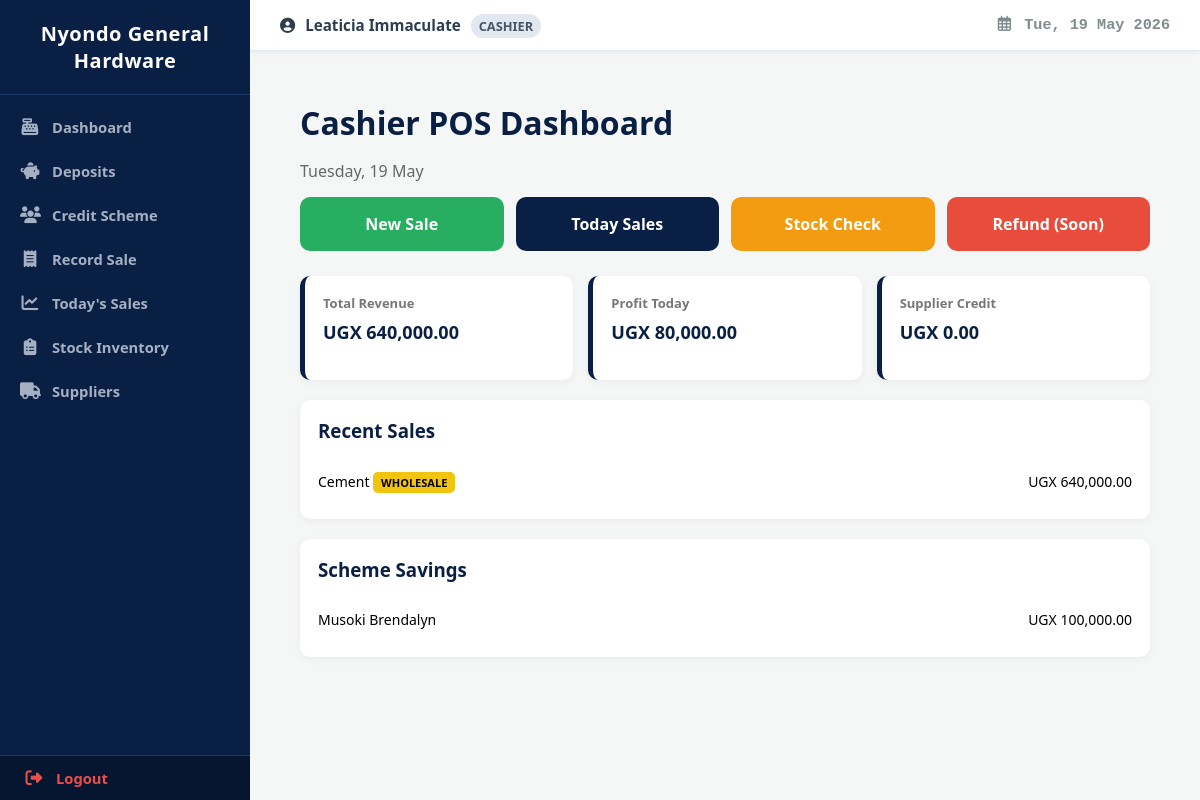
The app's page /cashier_dashboard/ (signed in), older data.
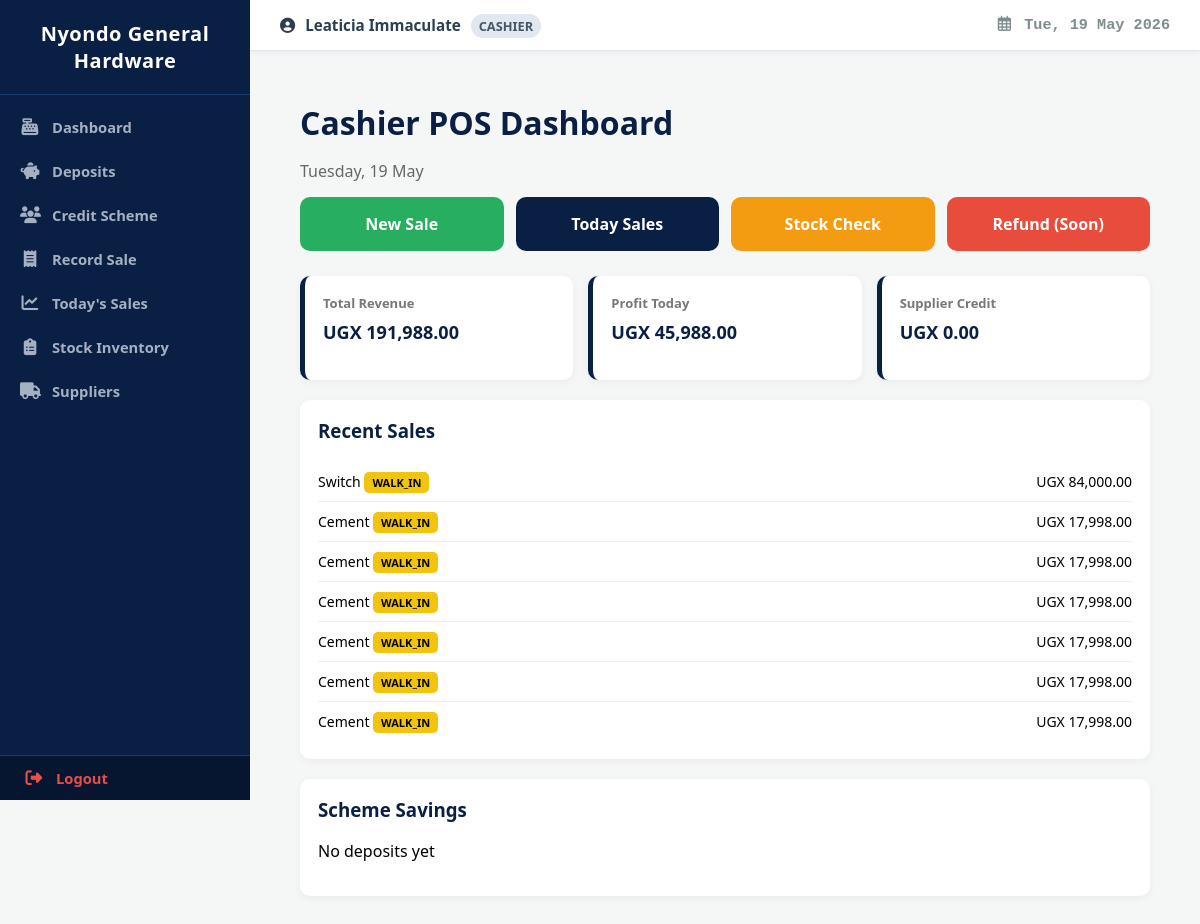
The same page, newer data.
### web/models.py (models this page shows, shortened)
class Sale(models.Model):
    SALE_TYPES = (
        ('WALK_IN', 'Walk-In'),
        ('WHOLESALE', 'Wholesale'),
        ('SCHEME', 'Scheme Pickup'),
    )
    sale_type = models.CharField(max_length=20, choices=SALE_TYPES, default='WALK_IN')
    item = models.ForeignKey(StockItem, on_delete=models.CASCADE)
    quantity = models.PositiveIntegerField()
    total_price = models.DecimalField(max_digits=12, decimal_places=0)
    customer_name = models.CharField(max_length=100, default="Walk-in")
    member_nin = models.CharField(max_length=14, validators=[ugandan_nin_rule], blank=True, null=True)
    delivery_fee = models.DecimalField(max_digits=10, decimal_places=0, default=0)
    date_sold = models.DateTimeField(auto_now_add=True)
    distance = models.FloatField(default=0.0)
    user = models.ForeignKey(settings.AUTH_USER_MODEL, on_delete=models.SET_NULL, null=True, blank=True)

class StockItem(models.Model):
    name = models.CharField(max_length=100)
    category = models.ForeignKey(Category, on_delete=models.CASCADE)
    unit = models.CharField(max_length=20) # e.g., Bags, Pieces, Bundles
    quantity = models.IntegerField(default=0)
    unit_cost = models.DecimalField(max_digits=12, decimal_places=0)
    selling_price = models.DecimalField(max_digits=12, decimal_places=0)
    reorder_level = models.IntegerField(default=5)
    specifications = models.TextField(blank=True, null=True)
    supplier = models.ForeignKey(Supplier, on_delete=models.CASCADE, related_name="items")

class SalaryEarner(models.Model):
    national_id_name = models.CharField(max_length=100)
    nin_number = models.CharField(max_length=14, unique=True, validators=[ugandan_nin_rule])
    phone_number = models.CharField(max_length=15, validators=[ugandan_phone_rule])
    workplace = models.CharField(max_length=100, blank=True, null=True)
    target_product = models.ForeignKey(Item, on_delete=models.CASCADE, null=True, blank=True)
    target_quantity = models.PositiveIntegerField(default=1)
    target_amount = models.DecimalField(max_digits=12, decimal_places=0, default=0)
    credit_balance = models.DecimalField(max_digits=12, decimal_places=0, default=0)

### web/views.py (the view)
# urls.py: path('cashier_dashboard/', views.cashier_dashboard, name="cashier_dashboard"),
@login_required
def cashier_dashboard(request):
    today = timezone.now().date()
    all_sales = Sale.objects.all()
    total_revenue = all_sales.aggregate(total=Sum('total_price'))['total'] or 0
    total_profit = sum(
        sale.total_price - (sale.item.unit_cost * sale.quantity)
        for sale in all_sales
    )
    supplier_credit = Supplier.objects.aggregate(total=Sum('credit'))['total'] or 0
    context = {
        'total_revenue': total_revenue,
        'total_profit': total_profit,
        'supplier_credit': supplier_credit,
        'sales_log': all_sales.order_by('-date_sold')[:10],
        'scheme_summary': Deposit.objects.values('salary_earner__national_id_name').annotate(total=Sum('amount')),
        'today': today
    }
    return render(request, 'cashier_dashboard.html', context)

### web/templates/cashier_dashboard.html (shortened to what this page needs)
{% extends "base.html" %}
{%load humanize %}
{% block content %}
<div class="dashboard">
    <div class="header">
        <h1>Cashier POS Dashboard</h1>
        <p>{{ today|date:"l, j M" }}</p>
    </div>
    <div class="actions">
        <a href="{% url 'record_sale' %}" class="action-btn green">
             New Sale
        </a>
        <a href="{% url 'sales_today' %}" class="action-btn blue">
            Today Sales
        </a>
        <a href="{% url 'stock_list' %}" class="action-btn orange">
            Stock Check
        </a>
        <a href="#" class="action-btn red">
            Refund (Soon)
        </a>
    </div>
    <div class="stats">
        <div class="card">
            <h3>Total Revenue</h3>
            <p>UGX {{ total_revenue|floatformat:2 |intcomma }}</p>
        </div>
        <div class="card">
            <h3>Profit Today</h3>
            <p>UGX {{ total_profit|floatformat:2 |intcomma }}</p>
        </div>
        <div class="card">
            <h3>Supplier Credit</h3>
            <p>UGX {{ supplier_credit|floatformat:2 |intcomma }}</p>
        </div>
    </div>
    <div class="section">
        <h3> Recent Sales</h3>
        {% if sales_log %}
            {% for sale in sales_log %}
                <div class="item">
                    <span>
                        {{ sale.item.name }}
                        <span class="badge">{{ sale.sale_type }}</span>
                    </span>
                    <span>UGX {{ sale.total_price|floatformat:2 |intcomma }}</span>
                </div>
            {% endfor %}
        {% else %}
            <p>No sales yet today</p>
        {% endif %}
    </div>
    <div class="section">
        <h3>Scheme Savings</h3>
        {% if scheme_summary %}
            {% for s in scheme_summary %}
                <div class="item">
                    <span>{{ s.salary_earner__national_id_name }}</span>
                    <span>UGX {{ s.total|floatformat:2 |intcomma }}</span>
                </div>
            {% endfor %}
        {% else %}
            <p>No deposits yet</p>
        {% endif %}
    </div>
</div>
{% endblock %}

Row changes from the older to the newer data that the page shows:
removed Sale: item.name "Cement", sale_type "WHOLESALE", total_price "640,000.00"
removed SalaryEarner: salary_earner__national_id_name "Musoki Brendalyn", total "100,000.00"
added Sale: item.name "Switch", sale_type "WALK_IN", total_price "84,000.00"
added Sale: item.name "Cement", sale_type "WALK_IN", total_price "17,998.00"
added Sale: item.name "Cement", sale_type "WALK_IN", total_price "17,998.00"
added Sale: item.name "Cement", sale_type "WALK_IN", total_price "17,998.00"
added Sale: item.name "Cement", sale_type "WALK_IN", total_price "17,998.00"
added Sale: item.name "Cement", sale_type "WALK_IN", total_price "17,998.00"
added Sale: item.name "Cement", sale_type "WALK_IN", total_price "17,998.00"
Text that changed along with them:
{{ total_revenue|floatformat:2 |intcomma }}: "640,000.00" → "191,988.00"
{{ total_profit|floatformat:2 |intcomma }}: "80,000.00" → "45,988.00"
text now shown: "No deposits yet"
